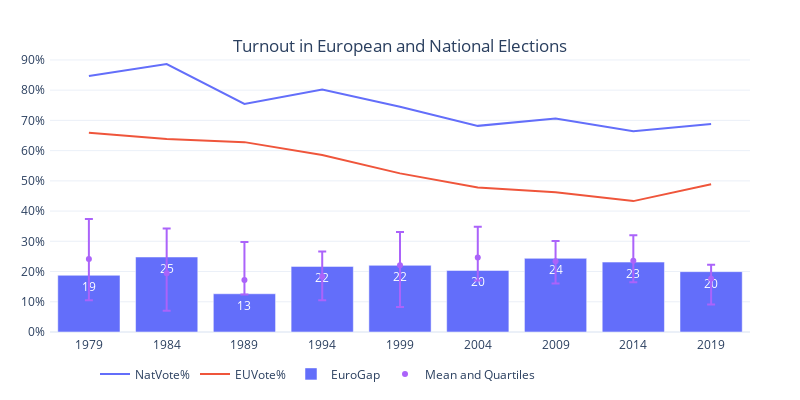

This figure's notebook cell:
### Code cell
plot_data = pd.concat([eu_vote[['Year','EUVote%']].groupby('Year').mean().loc[year_filter,:],nat_vote[['Year','NatVote%']].groupby('Year').mean().loc[year_filter,:]],axis=1)
plot_data['EuroGap'] = plot_data['NatVote%'] - plot_data['EUVote%']
lines = px.line(plot_data[['NatVote%','EUVote%']])
bar = px.bar(plot_data['EuroGap'],text_auto='.2s')
fig = go.Figure(data= lines.data + bar.data)
fig.add_trace(go.Scatter(
        x=groupt.index,
        y=groupt['diff'],
        mode='markers',
        name='Mean and Quartiles',
        error_y=dict(
            type='data',
            symmetric=False,
            array=groupt['diff'] - groupt['min'],
            arrayminus=groupt['max'] - groupt['diff'],)
        ))
# set x axis labels
fig.update_layout(
    xaxis = dict(
        tickmode = 'array',
        tickvals = year_filter,
        ticktext = year_filter
    ),
    yaxis = dict(
        tickmode = 'array',
        tickvals = np.arange(0,100,10),
        ticktext = [str(x)+'%' for x in np.arange(0,100,10)]
    ),
    autosize=False,
    width=800,
    height=400,
    margin=dict(
        l=50,
        r=50,
        b=50,
        t=50,
        pad=4
    ),
    template='plotly_white',
    legend=dict(
        orientation="h",
        yanchor="bottom",
        y=-0.2,
        xanchor="right",
        x=0.7
    ),
    title=dict(
        text='Turnout in European and National Elections',
        x=0.5,
        y=0.9
    ),
)
fig.show()

### Figure 1 — Plotly figure (JSON) as saved in the notebook; plotly's stock layout.template omitted (floating-point values rounded to 4 significant figures)
{"data": [{"hovertemplate": "variable=NatVote%<br>Year=%{x}<br>value=%{y}<extra></extra>", "legendgroup": "NatVote%", "line": {"color": "#636efa", "dash": "solid"}, "marker": {"symbol": "circle"}, "mode": "lines", "name": "NatVote%", "orientation": "v", "showlegend": true, "type": "scatter", "x": [1979, 1984, 1989, 1994, 1999, 2004, 2009, 2014, 2019], "xaxis": "x", "y": [84.7, 88.62, 75.47, 80.24, 74.52, 68.19, 70.59, 66.43, 68.84], "yaxis": "y"}, {"hovertemplate": "variable=EUVote%<br>Year=%{x}<br>value=%{y}<extra></extra>", "legendgroup": "EUVote%", "line": {"color": "#EF553B", "dash": "solid"}, "marker": {"symbol": "circle"}, "mode": "lines", "name": "EUVote%", "orientation": "v", "showlegend": true, "type": "scatter", "x": [1979, 1984, 1989, 1994, 1999, 2004, 2009, 2014, 2019], "xaxis": "x", "y": [65.93, 63.82, 62.81, 58.54, 52.48, 47.83, 46.22, 43.3, 48.87], "yaxis": "y"}, {"alignmentgroup": "True", "hovertemplate": "variable=EuroGap<br>Year=%{x}<br>value=%{y}<extra></extra>", "legendgroup": "EuroGap", "marker": {"color": "#636efa", "pattern": {"shape": ""}}, "name": "EuroGap", "offsetgroup": "EuroGap", "orientation": "v", "showlegend": true, "textposition": "auto", "texttemplate": "%{y:.2s}", "type": "bar", "x": [1979, 1984, 1989, 1994, 1999, 2004, 2009, 2014, 2019], "xaxis": "x", "y": [18.77, 24.81, 12.65, 21.71, 22.05, 20.36, 24.37, 23.13, 19.96], "yaxis": "y"}, {"error_y": {"array": [13.24, 14.78, 12.6, 8.247, 11.02, 10.17, 6.689, 8.415, 4.657], "arrayminus": [13.65, 12.4, 4.828, 7.852, 13.83, 7.613, 7.401, 7.075, 8.488], "symmetric": false, "type": "data"}, "mode": "markers", "name": "Mean and Quartiles", "type": "scatter", "x": [1979, 1984, 1989, 1994, 1999, 2004, 2009, 2014, 2019], "y": [24.17, 19.41, 17.2, 18.36, 22.09, 24.61, 23.44, 23.56, 17.6]}], "layout": {"autosize": false, "height": 400, "legend": {"orientation": "h", "x": 0.7, "xanchor": "right", "y": -0.2, "yanchor": "bottom"}, "margin": {"b": 50, "l": 50, "pad": 4, "r": 50, "t": 50}, "title": {"text": "Turnout in European and National Elections", "x": 0.5, "y": 0.9}, "width": 800, "xaxis": {"tickmode": "array", "ticktext": [1979, 1984, 1989, 1994, 1999, 2004, 2009, 2014, 2019], "tickvals": [1979, 1984, 1989, 1994, 1999, 2004, 2009, 2014, 2019]}, "yaxis": {"tickmode": "array", "ticktext": ["0%", "10%", "20%", "30%", "40%", "50%", "60%", "70%", "80%", "90%"], "tickvals": [0, 10, 20, 30, 40, 50, 60, 70, 80, 90]}}}
